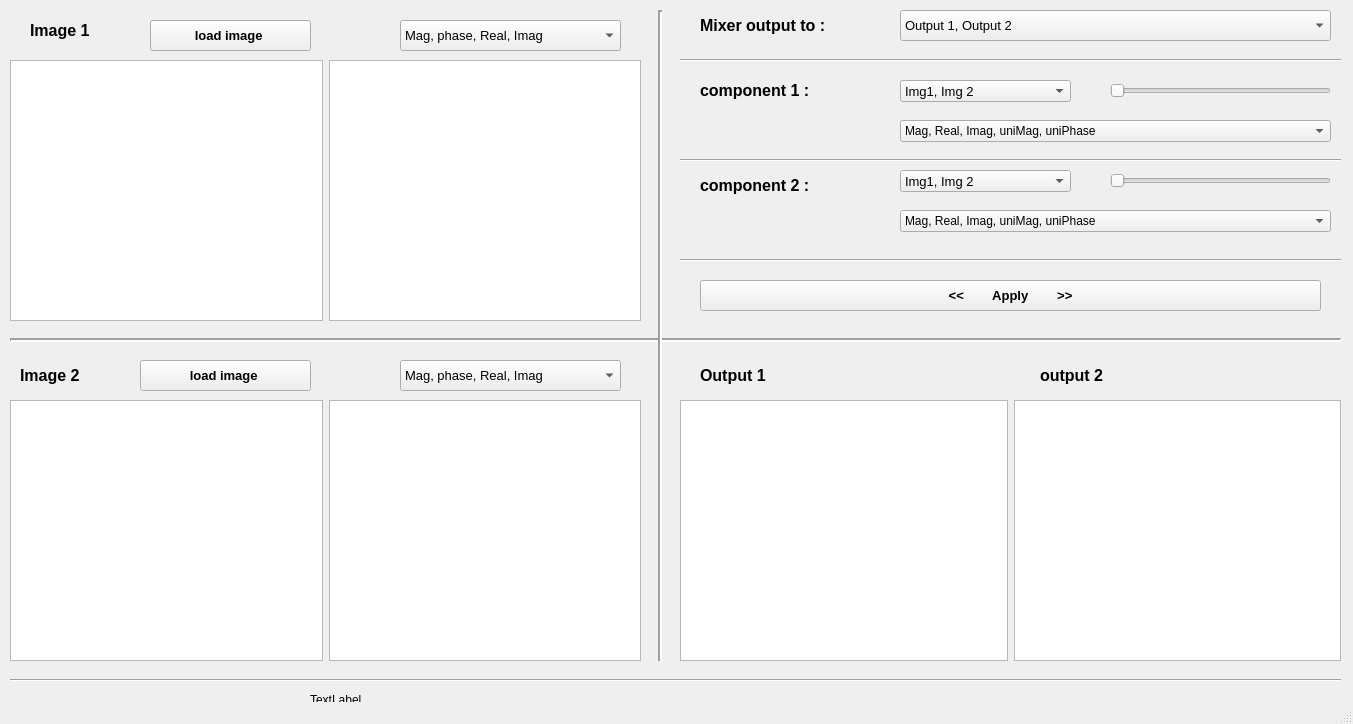
<?xml version="1.0" encoding="UTF-8"?>
<ui version="4.0">
 <class>MainWindow</class>
 <widget class="QMainWindow" name="MainWindow">
  <property name="geometry">
   <rect>
    <x>0</x>
    <y>0</y>
    <width>1353</width>
    <height>724</height>
   </rect>
  </property>
  <property name="windowTitle">
   <string>MainWindow</string>
  </property>
  <widget class="QWidget" name="centralwidget">
   <widget class="Line" name="line">
    <property name="geometry">
     <rect>
      <x>10</x>
      <y>330</y>
      <width>1331</width>
      <height>20</height>
     </rect>
    </property>
    <property name="lineWidth">
     <number>2</number>
    </property>
    <property name="midLineWidth">
     <number>0</number>
    </property>
    <property name="orientation">
     <enum>Qt::Horizontal</enum>
    </property>
   </widget>
   <widget class="Line" name="line_2">
    <property name="geometry">
     <rect>
      <x>650</x>
      <y>10</y>
      <width>21</width>
      <height>651</height>
     </rect>
    </property>
    <property name="lineWidth">
     <number>2</number>
    </property>
    <property name="orientation">
     <enum>Qt::Vertical</enum>
    </property>
   </widget>
   <widget class="QLabel" name="label">
    <property name="geometry">
     <rect>
      <x>30</x>
      <y>20</y>
      <width>101</width>
      <height>21</height>
     </rect>
    </property>
    <property name="font">
     <font>
      <pointsize>12</pointsize>
      <weight>75</weight>
      <bold>true</bold>
     </font>
    </property>
    <property name="text">
     <string>Image 1</string>
    </property>
   </widget>
   <widget class="QLabel" name="label_2">
    <property name="geometry">
     <rect>
      <x>20</x>
      <y>360</y>
      <width>111</width>
      <height>31</height>
     </rect>
    </property>
    <property name="font">
     <font>
      <pointsize>12</pointsize>
      <weight>75</weight>
      <bold>true</bold>
     </font>
    </property>
    <property name="text">
     <string>Image 2</string>
    </property>
   </widget>
   <widget class="QLabel" name="label_3">
    <property name="geometry">
     <rect>
      <x>700</x>
      <y>360</y>
      <width>101</width>
      <height>31</height>
     </rect>
    </property>
    <property name="font">
     <font>
      <pointsize>12</pointsize>
      <weight>75</weight>
      <bold>true</bold>
     </font>
    </property>
    <property name="text">
     <string>Output 1</string>
    </property>
   </widget>
   <widget class="QLabel" name="label_4">
    <property name="geometry">
     <rect>
      <x>1040</x>
      <y>360</y>
      <width>71</width>
      <height>31</height>
     </rect>
    </property>
    <property name="font">
     <font>
      <pointsize>12</pointsize>
      <weight>75</weight>
      <bold>true</bold>
     </font>
    </property>
    <property name="text">
     <string>output 2</string>
    </property>
   </widget>
   <widget class="QLabel" name="label_5">
    <property name="geometry">
     <rect>
      <x>700</x>
      <y>10</y>
      <width>171</width>
      <height>31</height>
     </rect>
    </property>
    <property name="font">
     <font>
      <pointsize>12</pointsize>
      <weight>75</weight>
      <bold>true</bold>
     </font>
    </property>
    <property name="text">
     <string>Mixer output to :</string>
    </property>
   </widget>
   <widget class="QComboBox" name="comboBox_img1">
    <property name="geometry">
     <rect>
      <x>400</x>
      <y>20</y>
      <width>221</width>
      <height>31</height>
     </rect>
    </property>
    <property name="font">
     <font>
      <pointsize>10</pointsize>
     </font>
    </property>
    <item>
     <property name="text">
      <string>Mag, phase, Real, Imag</string>
     </property>
    </item>
    <item>
     <property name="text">
      <string>Magnitude </string>
     </property>
    </item>
    <item>
     <property name="text">
      <string>Phase</string>
     </property>
    </item>
    <item>
     <property name="text">
      <string>Real</string>
     </property>
    </item>
    <item>
     <property name="text">
      <string>Imag</string>
     </property>
    </item>
   </widget>
   <widget class="QComboBox" name="comboBox_img2">
    <property name="geometry">
     <rect>
      <x>400</x>
      <y>360</y>
      <width>221</width>
      <height>31</height>
     </rect>
    </property>
    <property name="font">
     <font>
      <pointsize>10</pointsize>
     </font>
    </property>
    <item>
     <property name="text">
      <string>Mag, phase, Real, Imag</string>
     </property>
    </item>
    <item>
     <property name="text">
      <string>Magnitude</string>
     </property>
    </item>
    <item>
     <property name="text">
      <string>Phase </string>
     </property>
    </item>
    <item>
     <property name="text">
      <string>Real</string>
     </property>
    </item>
    <item>
     <property name="text">
      <string>Imag</string>
     </property>
    </item>
   </widget>
   <widget class="QComboBox" name="component1_image_comboBox">
    <property name="geometry">
     <rect>
      <x>900</x>
      <y>80</y>
      <width>171</width>
      <height>22</height>
     </rect>
    </property>
    <property name="font">
     <font>
      <pointsize>10</pointsize>
     </font>
    </property>
    <item>
     <property name="text">
      <string>Img1, Img 2</string>
     </property>
    </item>
    <item>
     <property name="text">
      <string>Image1</string>
     </property>
    </item>
    <item>
     <property name="text">
      <string>Image2</string>
     </property>
    </item>
   </widget>
   <widget class="QComboBox" name="component2_image_comboBox">
    <property name="geometry">
     <rect>
      <x>900</x>
      <y>170</y>
      <width>171</width>
      <height>22</height>
     </rect>
    </property>
    <property name="font">
     <font>
      <pointsize>10</pointsize>
     </font>
    </property>
    <item>
     <property name="text">
      <string>Img1, Img 2</string>
     </property>
    </item>
    <item>
     <property name="text">
      <string>Image1</string>
     </property>
    </item>
    <item>
     <property name="text">
      <string>Image2</string>
     </property>
    </item>
    <item>
     <property name="text">
      <string/>
     </property>
    </item>
   </widget>
   <widget class="QComboBox" name="component1_component_comboBox">
    <property name="geometry">
     <rect>
      <x>900</x>
      <y>120</y>
      <width>431</width>
      <height>22</height>
     </rect>
    </property>
    <item>
     <property name="text">
      <string>Mag, Real, Imag, uniMag, uniPhase</string>
     </property>
    </item>
    <item>
     <property name="text">
      <string>Magnitude</string>
     </property>
    </item>
    <item>
     <property name="text">
      <string>Phase</string>
     </property>
    </item>
    <item>
     <property name="text">
      <string>Real</string>
     </property>
    </item>
    <item>
     <property name="text">
      <string>Imag</string>
     </property>
    </item>
    <item>
     <property name="text">
      <string>Uni_Mag</string>
     </property>
    </item>
    <item>
     <property name="text">
      <string>Uni_Phase</string>
     </property>
    </item>
   </widget>
   <widget class="QComboBox" name="component2_component_comboBox">
    <property name="geometry">
     <rect>
      <x>900</x>
      <y>210</y>
      <width>431</width>
      <height>22</height>
     </rect>
    </property>
    <item>
     <property name="text">
      <string>Mag, Real, Imag, uniMag, uniPhase</string>
     </property>
    </item>
    <item>
     <property name="text">
      <string>Magnitude</string>
     </property>
    </item>
    <item>
     <property name="text">
      <string>Phase</string>
     </property>
    </item>
    <item>
     <property name="text">
      <string>Real</string>
     </property>
    </item>
    <item>
     <property name="text">
      <string>Imag</string>
     </property>
    </item>
    <item>
     <property name="text">
      <string>Uni_Mag</string>
     </property>
    </item>
    <item>
     <property name="text">
      <string>Uni_Phase</string>
     </property>
    </item>
   </widget>
   <widget class="QSlider" name="component1_Percentage">
    <property name="geometry">
     <rect>
      <x>1110</x>
      <y>80</y>
      <width>221</width>
      <height>22</height>
     </rect>
    </property>
    <property name="orientation">
     <enum>Qt::Horizontal</enum>
    </property>
   </widget>
   <widget class="QSlider" name="component2_Percentage">
    <property name="geometry">
     <rect>
      <x>1110</x>
      <y>170</y>
      <width>221</width>
      <height>22</height>
     </rect>
    </property>
    <property name="orientation">
     <enum>Qt::Horizontal</enum>
    </property>
   </widget>
   <widget class="QComboBox" name="comboBox_output">
    <property name="geometry">
     <rect>
      <x>900</x>
      <y>10</y>
      <width>431</width>
      <height>31</height>
     </rect>
    </property>
    <property name="font">
     <font>
      <pointsize>10</pointsize>
     </font>
    </property>
    <item>
     <property name="text">
      <string>Output 1, Output 2</string>
     </property>
    </item>
    <item>
     <property name="text">
      <string>Output1</string>
     </property>
    </item>
    <item>
     <property name="text">
      <string>Output2</string>
     </property>
    </item>
   </widget>
   <widget class="QLabel" name="label_6">
    <property name="geometry">
     <rect>
      <x>700</x>
      <y>80</y>
      <width>141</width>
      <height>21</height>
     </rect>
    </property>
    <property name="font">
     <font>
      <pointsize>12</pointsize>
      <weight>75</weight>
      <bold>true</bold>
     </font>
    </property>
    <property name="text">
     <string>component 1 :</string>
    </property>
   </widget>
   <widget class="QLabel" name="label_7">
    <property name="geometry">
     <rect>
      <x>700</x>
      <y>170</y>
      <width>121</width>
      <height>31</height>
     </rect>
    </property>
    <property name="font">
     <font>
      <pointsize>12</pointsize>
      <weight>75</weight>
      <bold>true</bold>
     </font>
    </property>
    <property name="text">
     <string>component 2 :</string>
    </property>
   </widget>
   <widget class="QPushButton" name="showImage_button">
    <property name="geometry">
     <rect>
      <x>150</x>
      <y>20</y>
      <width>161</width>
      <height>31</height>
     </rect>
    </property>
    <property name="font">
     <font>
      <pointsize>10</pointsize>
      <weight>75</weight>
      <bold>true</bold>
     </font>
    </property>
    <property name="text">
     <string>load image </string>
    </property>
   </widget>
   <widget class="QPushButton" name="showImage2_button">
    <property name="geometry">
     <rect>
      <x>140</x>
      <y>360</y>
      <width>171</width>
      <height>31</height>
     </rect>
    </property>
    <property name="font">
     <font>
      <pointsize>10</pointsize>
      <weight>75</weight>
      <bold>true</bold>
     </font>
    </property>
    <property name="text">
     <string>load image </string>
    </property>
   </widget>
   <widget class="QPushButton" name="applyChanges_Button">
    <property name="geometry">
     <rect>
      <x>700</x>
      <y>280</y>
      <width>621</width>
      <height>31</height>
     </rect>
    </property>
    <property name="font">
     <font>
      <pointsize>10</pointsize>
      <weight>75</weight>
      <bold>true</bold>
     </font>
    </property>
    <property name="text">
     <string>&lt;&lt;        Apply        &gt;&gt;</string>
    </property>
   </widget>
   <widget class="Line" name="line_3">
    <property name="geometry">
     <rect>
      <x>680</x>
      <y>50</y>
      <width>661</width>
      <height>20</height>
     </rect>
    </property>
    <property name="orientation">
     <enum>Qt::Horizontal</enum>
    </property>
   </widget>
   <widget class="Line" name="line_4">
    <property name="geometry">
     <rect>
      <x>680</x>
      <y>150</y>
      <width>661</width>
      <height>20</height>
     </rect>
    </property>
    <property name="orientation">
     <enum>Qt::Horizontal</enum>
    </property>
   </widget>
   <widget class="Line" name="line_5">
    <property name="geometry">
     <rect>
      <x>680</x>
      <y>250</y>
      <width>661</width>
      <height>20</height>
     </rect>
    </property>
    <property name="orientation">
     <enum>Qt::Horizontal</enum>
    </property>
   </widget>
   <widget class="QLabel" name="label_8">
    <property name="geometry">
     <rect>
      <x>310</x>
      <y>690</y>
      <width>501</width>
      <height>20</height>
     </rect>
    </property>
    <property name="text">
     <string>TextLabel</string>
    </property>
   </widget>
   <widget class="Line" name="line_6">
    <property name="geometry">
     <rect>
      <x>10</x>
      <y>670</y>
      <width>1331</width>
      <height>20</height>
     </rect>
    </property>
    <property name="orientation">
     <enum>Qt::Horizontal</enum>
    </property>
   </widget>
   <widget class="QWidget" name="layoutWidget">
    <property name="geometry">
     <rect>
      <x>10</x>
      <y>60</y>
      <width>631</width>
      <height>261</height>
     </rect>
    </property>
    <layout class="QHBoxLayout" name="horizontalLayout">
     <item>
      <widget class="PlotWidget" name="image1_graphicsView"/>
     </item>
     <item>
      <widget class="PlotWidget" name="components_graphicsView"/>
     </item>
    </layout>
   </widget>
   <widget class="QWidget" name="layoutWidget">
    <property name="geometry">
     <rect>
      <x>10</x>
      <y>400</y>
      <width>631</width>
      <height>261</height>
     </rect>
    </property>
    <layout class="QHBoxLayout" name="horizontalLayout_2">
     <item>
      <widget class="PlotWidget" name="image1_graphicsView_2"/>
     </item>
     <item>
      <widget class="PlotWidget" name="components_graphicsView2"/>
     </item>
    </layout>
   </widget>
   <widget class="QWidget" name="layoutWidget">
    <property name="geometry">
     <rect>
      <x>680</x>
      <y>400</y>
      <width>661</width>
      <height>261</height>
     </rect>
    </property>
    <layout class="QHBoxLayout" name="horizontalLayout_3">
     <item>
      <widget class="PlotWidget" name="output1_graphicsView"/>
     </item>
     <item>
      <widget class="PlotWidget" name="output2_graphicsView"/>
     </item>
    </layout>
   </widget>
  </widget>
  <widget class="QMenuBar" name="menubar">
   <property name="geometry">
    <rect>
     <x>0</x>
     <y>0</y>
     <width>1353</width>
     <height>21</height>
    </rect>
   </property>
  </widget>
  <widget class="QStatusBar" name="statusbar"/>
 </widget>
 <customwidgets>
  <customwidget>
   <class>PlotWidget</class>
   <extends>QGraphicsView</extends>
   <header location="global">pyqtgraph</header>
  </customwidget>
 </customwidgets>
 <resources/>
 <connections/>
</ui>
